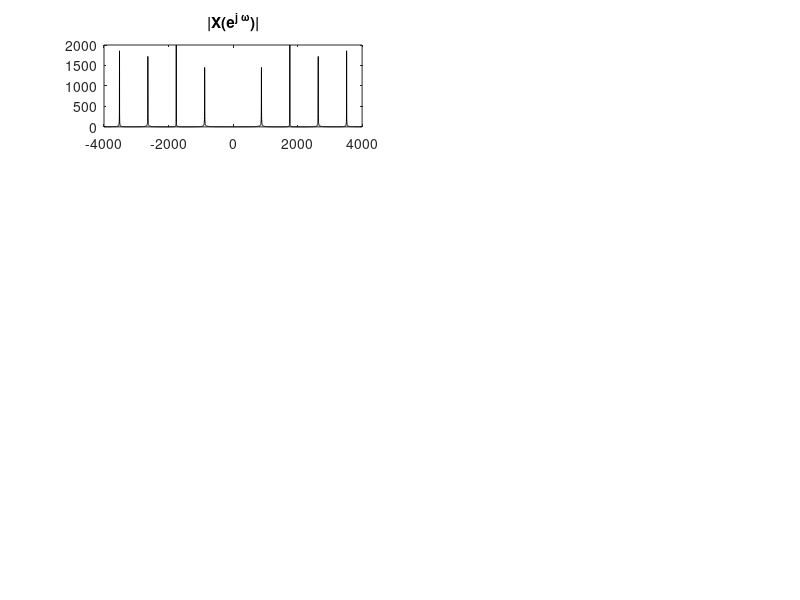

Write the MATLAB code that produced this figure. (Note: this script raises an error after producing the figure.)
%% Initial definitions

close all; clear; clc;
Nfft = 2^12;
fs = 8000;
Ts = 1/fs;
T = 2;
n = 0:1:round(2/Ts) - 1;

%% Signal to be studied
f0 = 880;
wn0 = 2*pi*f0/fs;
x = sin(wn0*n) + sin(2*wn0*n) + sin(3*wn0*n) + sin(4*wn0*n);

% Visualization of the Fourier Transform of the original signal
X = fft(x, Nfft);
X = fftshift(X);
f_vals = (-length(X)/2:length(X)/2 - 1)/length(X);
f_ticks = (-4:4) * f0;
figure();
subplot(4, 2, 1);
plot(f_vals*fs, abs(X), 'k');
title('|X(e^{j \omega})|');
ax = gca;
ax.XTick = f_ticks;

%% First decomposition
fc = fs/2;
wnc = 2*pi*fc/(2*pi*fs);  % Normalized cutoff frequency
xl = lowpass(x, wnc);
xh = highpass(x, wnc);

% Downsampling
N = 2;
fs_y = fs/N;
yl = xl(1:N:end); 
yh = xh(1:N:end);

% Visualization
Yl = fft(yl, Nfft);
Yl = fftshift(Yl);
f_vals = (-length(Yl)/2:length(Yl)/2 - 1)/length(Yl);
f_ticks = (-2:2) * f0;
subplot(4, 2, 3);
plot(f_vals*fs_y, abs(Yl), 'b');
title('|Y_l(e^{j \omega})|');
ax = gca;
ax.XTick = f_ticks;

Yh = fft(yh, Nfft);
Yh = fftshift(Yh);
f_vals = (-length(Yh)/2:length(Yh)/2 - 1)/length(Yh);
f_ticks = [480 1360]; f_ticks = [-flip(f_ticks), f_ticks];
subplot(4, 2, 5);
plot(f_vals*fs_y, abs(Yh), 'b');
title('|Y_h(e^{j \omega})|');
ax = gca;
ax.XTick = f_ticks;

%% Second decomposition
fc = fs_y/N;
wnc = 2*pi*fc/(2*pi*fs_y);  % Normalized cutoff frequency
yll = lowpass(yl, wnc);
ylh = highpass(yl, wnc);
yhl = lowpass(yh, wnc);
yhh = highpass(yh, wnc);

% Downsampling
fs_y = fs_y/N;
yll = yll(1:N:end);
ylh = ylh(1:N:end);
yhl = yhl(1:N:end);
yhh = yhh(1:N:end);

% Visualization
Yll = fft(yll, Nfft);
Yll = fftshift(Yll);
f_vals = (-length(Yll)/2:length(Yll)/2 - 1)/length(Yll);
f_ticks = (-1:1) * f0;
subplot(4, 2, 2);
plot(f_vals*fs_y, abs(Yll), 'r');
title('|Y_l(e^{j \omega})|');
ax = gca;
ax.XTick = f_ticks;

Ylh = fft(ylh, Nfft);
Ylh = fftshift(Ylh);
f_vals = (-length(Ylh)/2:length(Ylh)/2 - 1)/length(Ylh);
f_ticks = [-240, 240];
subplot(4, 2, 4);
plot(f_vals*fs_y, abs(Ylh), 'r');
title('|Y_{lh}(e^{j \omega})|');
ax = gca;
ax.XTick = f_ticks;

Yhl = fft(yhl, Nfft);
Yhl = fftshift(Yhl);
f_vals = (-length(Yhl)/2:length(Yhl)/2 - 1)/length(Yhl);
f_ticks = [-480, 480];
subplot(4, 2, 6);
plot(f_vals*fs_y, abs(Yhl), 'r');
title('|Y_{hl}(e^{j \omega})|');
ax = gca;
ax.XTick = f_ticks;

Yhh = fft(yhh, Nfft);
Yhh = fftshift(Yhh);
f_vals = (-length(Yhh)/2:length(Yhh)/2 - 1)/length(Yhl);
f_ticks = [-640, 640];
subplot(4, 2, 8);
plot(f_vals*fs_y, abs(Yhh), 'r');
title('|Y_{hh}(e^{j \omega})|');
ax = gca;
ax.XTick = f_ticks;
